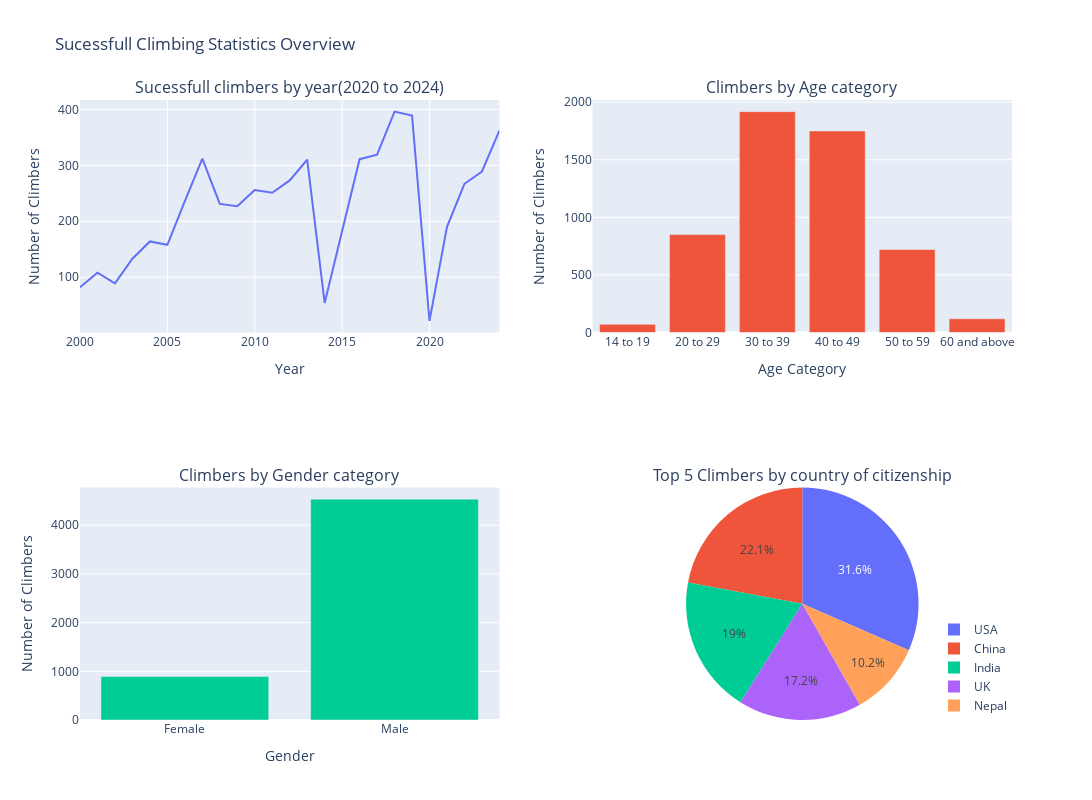

Source (notebook cell):
### Code cell
import plotly.graph_objects as go
from plotly.subplots import make_subplots

fig = make_subplots(rows=2, cols=2, subplot_titles=('Sucessfull climbers by year(2020 to 2024)', 'Climbers by Age category','Climbers by Gender category', 'Top 5 Climbers by country of citizenship'),
            specs=[[{'type': 'xy'}, {'type': 'xy'}],[{'type': 'xy'}, {'type': 'domain'}]])

data = df1[df1['maxhighpt']==8849].groupby('smtmdy_year')['name'].count().reset_index()
data['smtmdy_year'] = data['smtmdy_year'].astype(int)
fig.add_trace(go.Scatter(x=data['smtmdy_year'], y=data['name'], showlegend=False), row=1, col=1)

data = df1[df1['maxhighpt']==8849].groupby('age_cat')['name'].count().reset_index()
fig.add_trace(go.Bar(x=data['age_cat'], y=data['name'], showlegend=False), row=1, col=2)

data = df1[df1['maxhighpt']==8849].groupby('sex')['name'].count().reset_index()
fig.add_trace(go.Bar(x=data['sex'], y=data['name'], showlegend=False), row=2, col=1)

data = df1[df1['maxhighpt']==8849].groupby('citizen')['name'].count().reset_index().sort_values(by='name', ascending=False).head(5)
fig.add_trace(go.Pie(labels=data['citizen'], values=data['name'], showlegend=True), row=2, col=2)

fig.update_xaxes(title_text='Year', row=1, col=1)
fig.update_yaxes(title_text='Number of Climbers', row=1, col=1)

fig.update_xaxes(title_text='Age Category', row=1, col=2)
fig.update_yaxes(title_text='Number of Climbers', row=1, col=2)

fig.update_xaxes(title_text='Gender', row=2, col=1)
fig.update_yaxes(title_text='Number of Climbers', row=2, col=1)

fig.update_xaxes(title_text='Country of Citizenship', row=2, col=2)
fig.update_yaxes(title_text='Number of Climbers', row=2, col=2)

fig.update_layout(title_text='Sucessfull Climbing Statistics Overview', height=800, width=1100,legend=dict(x=1,y=0,xanchor='right',yanchor='bottom'))

fig.show()

### Figure 1 — Plotly figure (JSON) as saved in the notebook; plotly's stock layout.template omitted (floating-point values rounded to 4 significant figures)
{"data": [{"showlegend": false, "type": "scatter", "x": [2000, 2001, 2002, 2003, 2004, 2005, 2006, 2007, 2008, 2009, 2010, 2011, 2012, 2013, 2014, 2016, 2017, 2018, 2019, 2020, 2021, 2022, 2023, 2024], "xaxis": "x", "y": [82, 108, 89, 133, 164, 158, 236, 312, 231, 227, 256, 251, 273, 310, 54, 311, 319, 396, 389, 22, 190, 267, 289, 362], "yaxis": "y"}, {"showlegend": false, "type": "bar", "x": ["14 to 19", "20 to 29", "30 to 39", "40 to 49", "50 to 59", "60 and above"], "xaxis": "x2", "y": [71, 850, 1918, 1750, 721, 119], "yaxis": "y2"}, {"showlegend": false, "type": "bar", "x": ["Female", "Male"], "xaxis": "x3", "y": [893, 4536], "yaxis": "y3"}, {"domain": {"x": [0.55, 1], "y": [0, 0.375]}, "labels": ["USA", "China", "India", "UK", "Nepal"], "showlegend": true, "type": "pie", "values": [915, 640, 551, 498, 296]}], "layout": {"annotations": [{"font": {"size": 16}, "showarrow": false, "text": "Sucessfull climbers by year(2020 to 2024)", "x": 0.225, "xanchor": "center", "xref": "paper", "y": 1, "yanchor": "bottom", "yref": "paper"}, {"font": {"size": 16}, "showarrow": false, "text": "Climbers by Age category", "x": 0.775, "xanchor": "center", "xref": "paper", "y": 1, "yanchor": "bottom", "yref": "paper"}, {"font": {"size": 16}, "showarrow": false, "text": "Climbers by Gender category", "x": 0.225, "xanchor": "center", "xref": "paper", "y": 0.375, "yanchor": "bottom", "yref": "paper"}, {"font": {"size": 16}, "showarrow": false, "text": "Top 5 Climbers by country of citizenship", "x": 0.775, "xanchor": "center", "xref": "paper", "y": 0.375, "yanchor": "bottom", "yref": "paper"}], "height": 800, "legend": {"x": 1, "xanchor": "right", "y": 0, "yanchor": "bottom"}, "title": {"text": "Sucessfull Climbing Statistics Overview"}, "width": 1100, "xaxis": {"anchor": "y", "domain": [0, 0.45], "title": {"text": "Year"}}, "xaxis2": {"anchor": "y2", "domain": [0.55, 1], "title": {"text": "Age Category"}}, "xaxis3": {"anchor": "y3", "domain": [0, 0.45], "title": {"text": "Gender"}}, "yaxis": {"anchor": "x", "domain": [0.625, 1], "title": {"text": "Number of Climbers"}}, "yaxis2": {"anchor": "x2", "domain": [0.625, 1], "title": {"text": "Number of Climbers"}}, "yaxis3": {"anchor": "x3", "domain": [0, 0.375], "title": {"text": "Number of Climbers"}}}}
